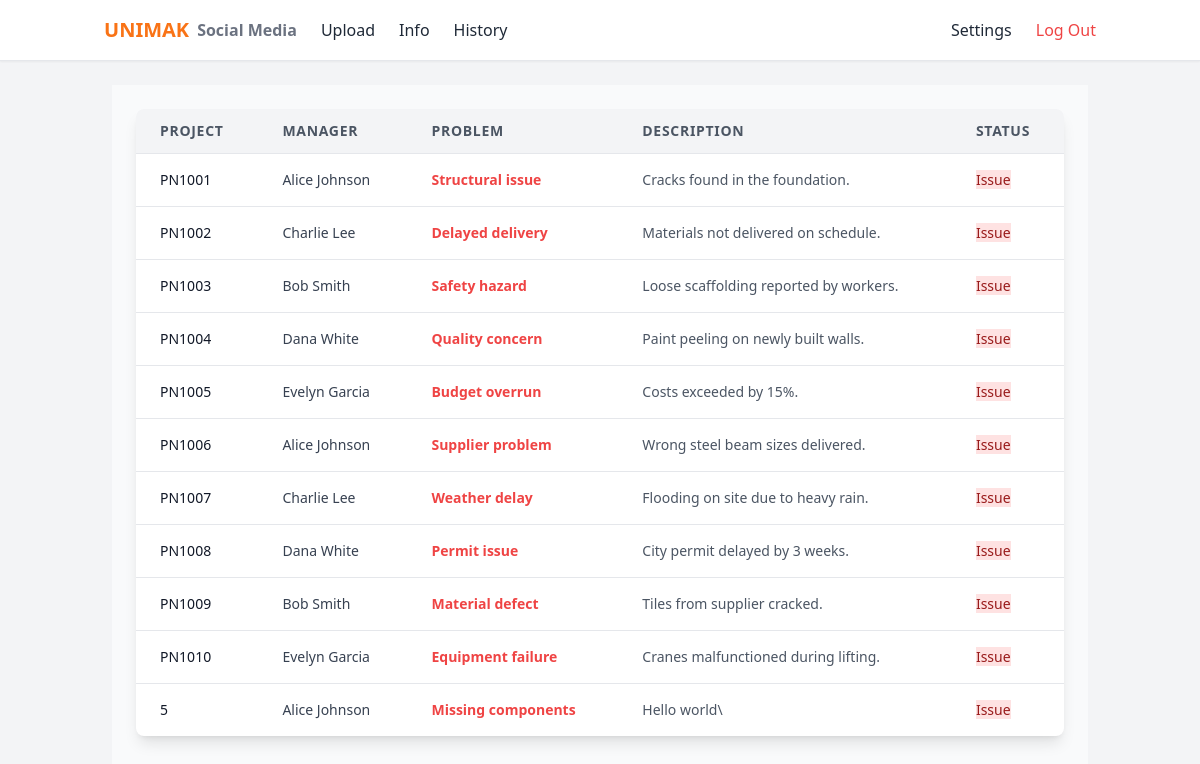
The page / (signed in) on the database its author committed.
### tables this page shows
CREATE TABLE projects (
    id INTEGER PRIMARY KEY AUTOINCREMENT,
    user_id INTEGER NOT NULL,
    project_number TEXT NOT NULL,
    manager_id INTEGER NOT NULL,
    reason TEXT,
    description TEXT,
    record_date DATETIME DEFAULT CURRENT_TIMESTAMP,
    FOREIGN KEY (user_id) REFERENCES users(id),
    FOREIGN KEY (manager_id) REFERENCES managers(id)
);

CREATE TABLE managers (
    id INTEGER PRIMARY KEY AUTOINCREMENT,
    manager_name TEXT NOT NULL UNIQUE
);

### app.py (the view)
@app.route("/", methods=["GET", "POST"])
@login_required
def index():
    rows = db.execute("""
        SELECT
            p.project_number,
            m.manager_name AS project_manager,
            p.reason,
            p.description
        FROM projects p
        JOIN managers m ON p.manager_id = m.id
    """)
    data = []
    for row in rows:
        data.append({
            "project": row["project_number"],
            "manager": row["project_manager"],
            "reason": row["reason"],
            "description": row["description"]
        })
    t = get_translations()
    return render_template("home.html", data=data, t=t)

### app.py (called while the page is built)
@app.after_request
def after_request(response):
    response.headers["Cache-Control"] = "no-cache, no-store, must-revalidate"
    response.headers["Expires"] = 0
    response.headers["Pragma"] = "no-cache"
    return response

### helpers.py (called while the page is built)
def login_required(f):
    @wraps(f)
    def decorated_function(*args, **kwargs):
        if session.get("user_id") is None:
            return redirect("/login")
        return f(*args, **kwargs)
    return decorated_function

def get_translations():
    lang = session.get("language", "en")  # default English
    return translations.get(lang, translations["en"])

### templates/home.html (shortened to what this page needs)
{% extends "layout.html" %}
{% block main %}
    <div class="p-6 bg-gray-50 min-h-screen">
        <div class="overflow-x-auto shadow-lg rounded-lg bg-white">
            <table class="min-w-full divide-y divide-gray-200 text-sm">
                <thead class="bg-gray-100">
                    <tr>
                        <th class="px-6 py-3 text-left font-semibold text-gray-600 uppercase tracking-wider">Project</th>
                        <th class="px-6 py-3 text-left font-semibold text-gray-600 uppercase tracking-wider">Manager</th>
                        <th class="px-6 py-3 text-left font-semibold text-gray-600 uppercase tracking-wider">Problem</th>
                        <th class="px-6 py-3 text-left font-semibold text-gray-600 uppercase tracking-wider">Description</th>
                        <th class="px-6 py-3 text-left font-semibold text-gray-600 uppercase tracking-wider">Status</th>
                    </tr>
                </thead>
                <tbody class="divide-y divide-gray-200">
                    {% for p in data %}
                    <tr class="hover:bg-gray-50 transition">
                        <td class="px-6 py-4 font-medium text-gray-900">{{ p.project }}</td>
                        <td class="px-6 py-4 text-gray-700">{{ p.manager }}</td>
                        <td class="px-6 py-4 text-red-500 font-semibold">{{ p.reason }}</td>
                        <td class="px-6 py-4 text-gray-600">{{ p.description }}</td>
                        <td class="px-6 py-4">
                            {% if p.status == "Completed" %}
                            <span class="bg-green-100 text-green-800 ...">Completed</span>
                            {% elif p.status == "Pending" %}
                            <span class="bg-yellow-100 text-yellow-800 ...">Pending</span>
                            {% else %}
                            <span class="bg-red-100 text-red-800 ...">Issue</span>
                            {% endif %}
                        </td>
                    </tr>
                    {% endfor %}
                </tbody>
            </table>
        </div>
    </div>
{% endblock %}

### templates/layout.html (shortened to what this page needs)
<!DOCTYPE html>
<html lang="en">
<head>
    <script src="https://cdn.tailwindcss.com"></script>
</head>
<body class="flex flex-col min-h-screen bg-gray-100 text-gray-800">
    <nav class="bg-white border-b shadow-sm">
        <div class="container mx-auto flex flex-wrap items-center justify-between p-4">
            <a href="/" class="flex items-center font-bold text-xl">
                <span class="text-orange-500">U</span>
                <span class="text-orange-500">N</span>
                <span class="text-orange-500">I</span>
                <span class="text-orange-500">M</span>
                <span class="text-orange-500">A</span>
                <span class="text-orange-500">K</span>
                <small class="ml-2 text-gray-500">Social Media</small>
                {% if session["user_id"] %}
                    <div class="hidden md:flex md:items-center md:gap-6">
                            <a href="/upload" class="hover:text-orange-600">Upload</a>
                            <a href="/info" class="hover:text-orange-600">Info</a>
                            <a href="/history" class="hover:text-orange-600">History</a>
                    </div>
                {% endif %}
            </a>
            <div class="hidden md:justify-items-start md:flex md:items-center md:gap-6 ml-6 ml-auto">
                {% if session["user_id"] %}
                    <div class="hidden md:flex md:items-center md:gap-6 ml-auto">
                        <a href="/settings" class="hover:text-orange-600">Settings</a>
                        <a href="/logout" class="text-red-500 hover:text-red-600">Log Out</a>
                    </div>
                {% else %}
                    <a href="/register" class="hover:text-orange-600">Register</a>
                    <a href="/login" class="hover:text-orange-600">Log In</a>
                {% endif %}
            </div>
        </div>
    </nav>
    <main class="container mx-auto flex-1 p-6">
        {% block main %}{% endblock %}
    </main>
</body>
</html>

### rows shown on the page
projects: project "PN1001", manager "Alice Johnson", reason "Structural issue", description "Cracks found in the foundation."
projects: project "PN1002", manager "Charlie Lee", reason "Delayed delivery", description "Materials not delivered on schedule."
projects: project "PN1003", manager "Bob Smith", reason "Safety hazard", description "Loose scaffolding reported by workers."
projects: project "PN1004", manager "Dana White", reason "Quality concern", description "Paint peeling on newly built walls."
projects: project "PN1005", manager "Evelyn Garcia", reason "Budget overrun", description "Costs exceeded by 15%."
projects: project "PN1006", manager "Alice Johnson", reason "Supplier problem", description "Wrong steel beam sizes delivered."
projects: project "PN1007", manager "Charlie Lee", reason "Weather delay", description "Flooding on site due to heavy rain."
projects: project "PN1008", manager "Dana White", reason "Permit issue", description "City permit delayed by 3 weeks."
projects: project "PN1009", manager "Bob Smith", reason "Material defect", description "Tiles from supplier cracked."
projects: project "PN1010", manager "Evelyn Garcia", reason "Equipment failure", description "Cranes malfunctioned during lifting."
projects: project "5", manager "Alice Johnson", reason "Missing components", description "Hello world\\"
